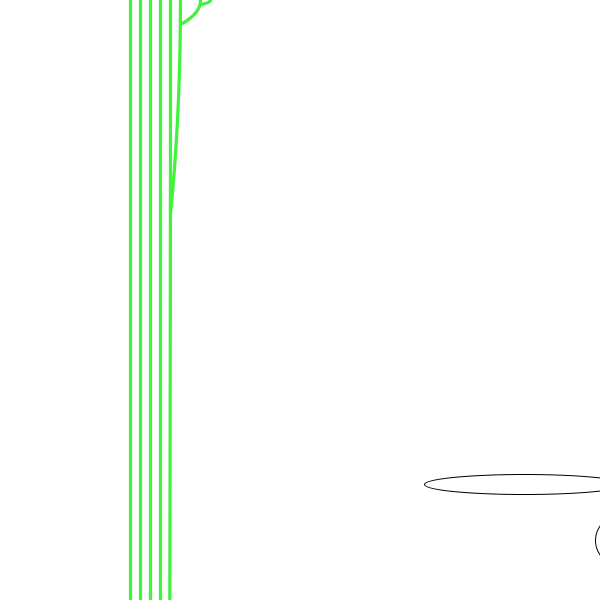
Frame 1 (no input)
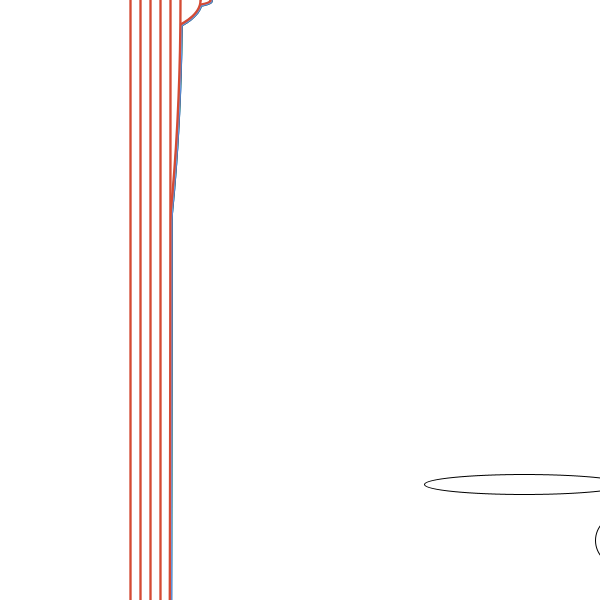
Frame 60 (the mouse pressed at the canvas centre just before this capture)
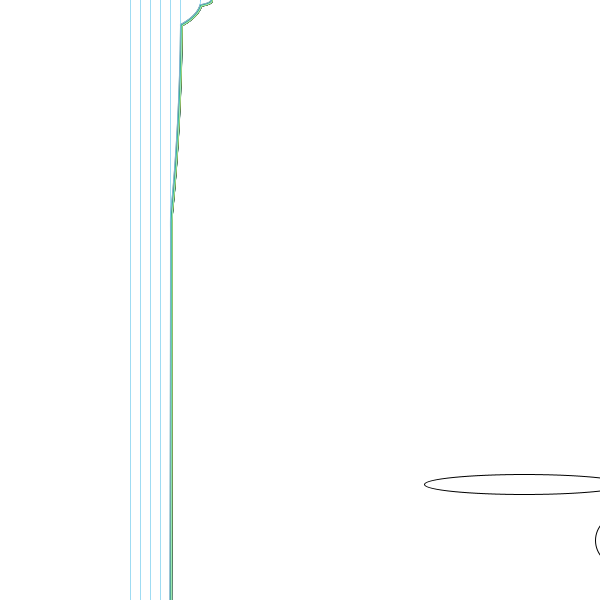
Frame 120 (the mouse held since frame 60 and released just before this capture)

The Processing sketch that drew these frames (run headless with seeded random() and noise(); from frame 60 on, the mouse is pressed at the canvas centre):

// Processing sketch: sketch_240412d
// ── sketch_240412d.pde
void setup(){
  size(600,600);
  background(255);
  translate(width/2,height/2);
  ellipse(224,184,200,20);
   circle(320,240,50);
  }
  
  void draw(){
    strokeWeight(random(5));
    stroke(random(255),random(255),random(255));
   //rotate(radians(r*7));
    int x=1;
    for(int i=11;i>2;i--){
      ellipse(i*10,0,200,20-x);
      ellipse(-x,0,200,20-x);
      ellipse(-x,0,200,20-x);
      ellipse(x,0,200,20-x);
      x*=10;
      }
     
      
    }
